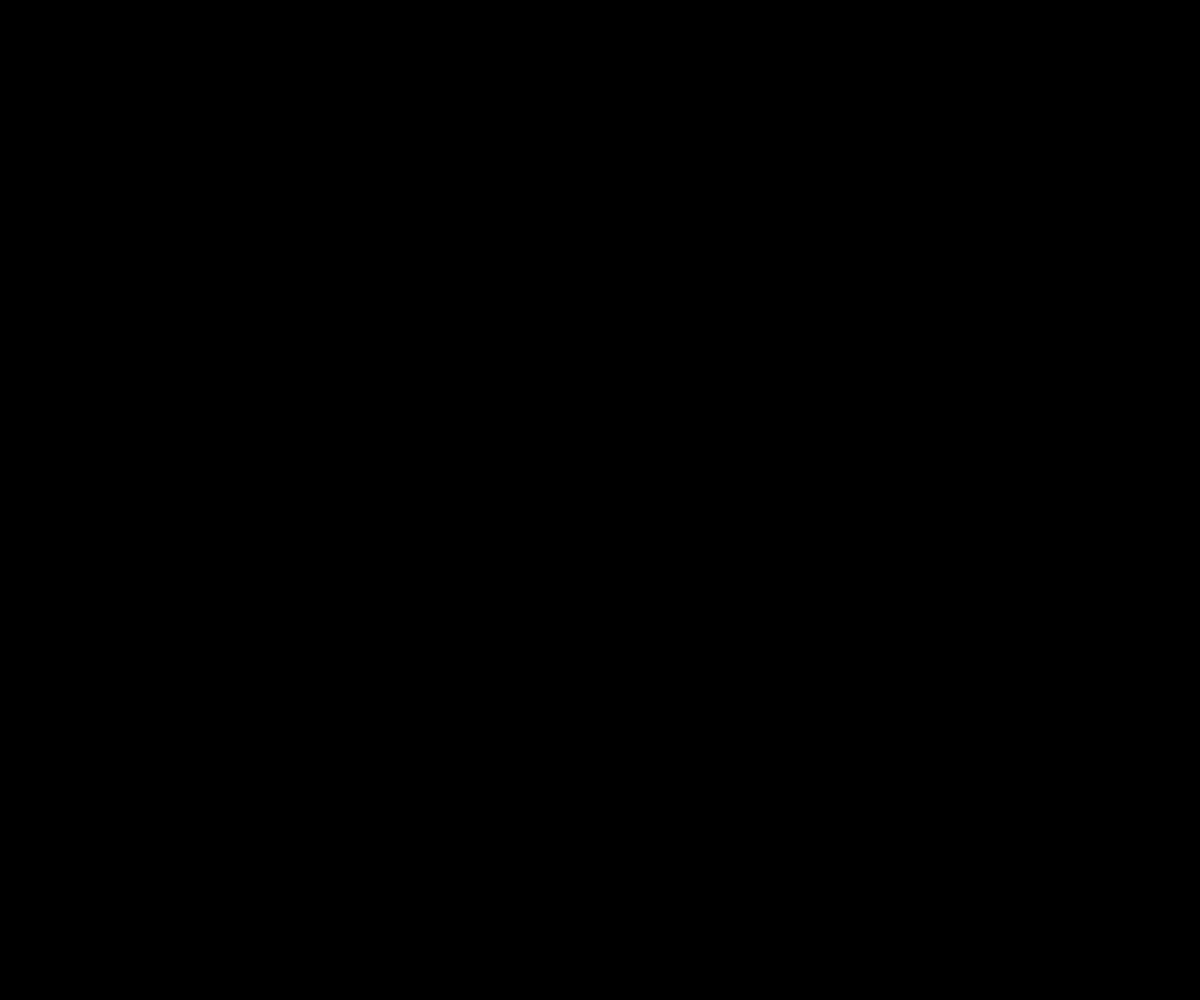
Frame 1 (no input)
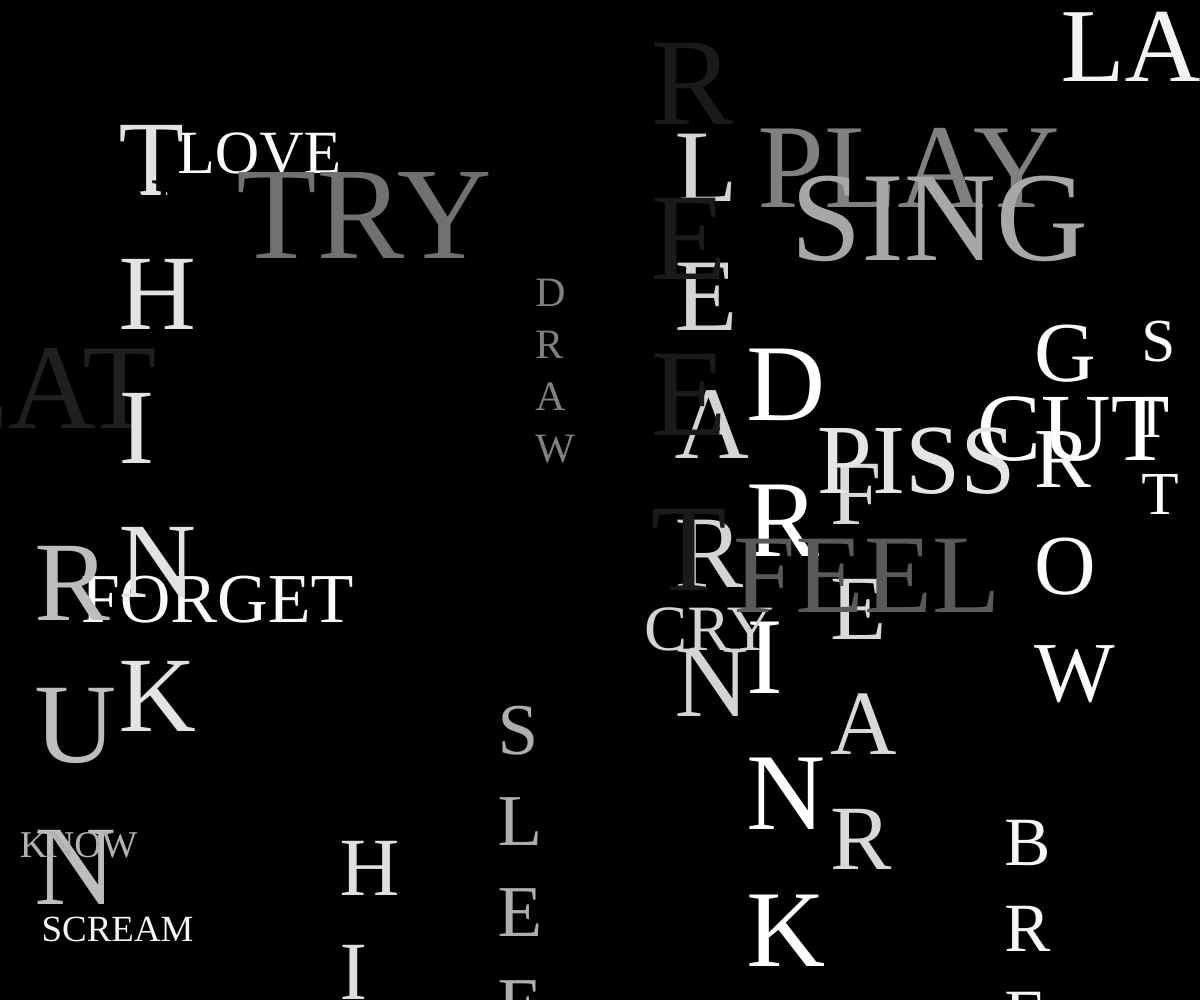
Frame 60 (no input)
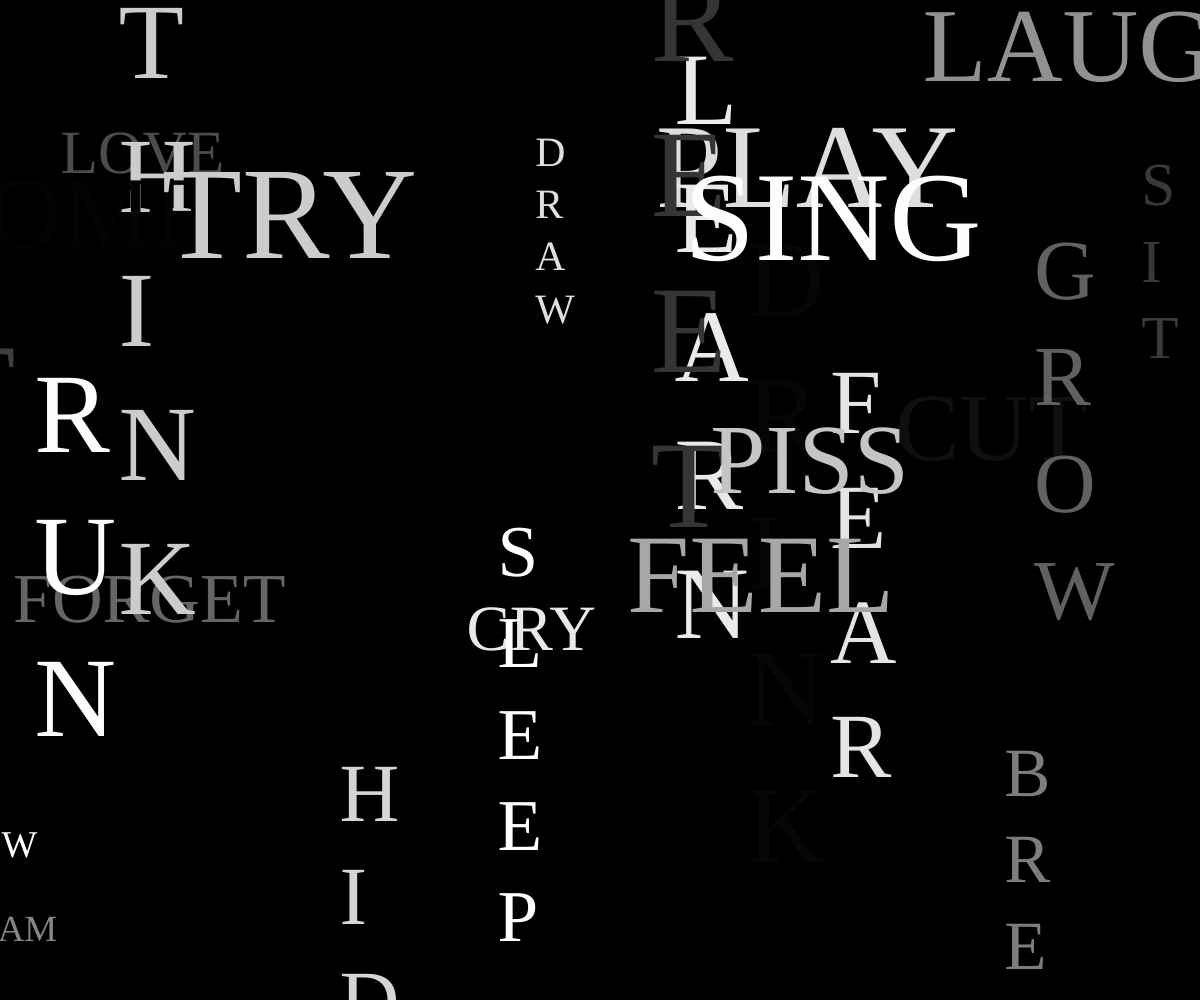
Frame 120 (the mouse pressed at the canvas centre since frame 60)

The p5.js sketch that drew these frames (run headless with seeded random() and noise() and a simulated clock; from frame 60 on, the mouse is pressed at the canvas centre):

// p5.js sketch
// ── sketch.js
let words = [];
let things = ["Play", "Love", "Eat", "Break", "Cut", "Draw", "Drink", "Forget", "Grow", "Hide", "Learn", "Run", "Think", "Cry", "Laugh", "Come", "Greet", "Sleep", "Fear", "Feel", "Sit", "Know", "Scream", "Sing", "Try", "Piss"];

function setup() {
	createCanvas(windowWidth, windowHeight);
	textFont('Times new Roman');
	for (let i = 0; i < things.length; i++) {
		words[i] = new Word(things[i].toUpperCase(), random(width), random(height), random(30, 150), random(1, 3));
	}
}

function draw() {
	background(0);
	words.forEach((w) => {
		w.draw();
		w.update();
	});
}

class Word {
	constructor(text, x, y, maxTextSize, v) {
		this.vector = random(1) > 1/2 ? 0 : 1;
		if (this.vector === 0) {
			this.text = text;
		} else {
			let newText = '';
			for (let i = 0; i < text.length; i++) {
				newText += text[i] + '\n';
			}
			this.text = newText;
		}
		
		this.x = x;
		this.y = y;
		this.randomness = random(1) * 0.03;
		this.color = 0;
		this.interval = 500;
		this.maxTextSize = maxTextSize;
		this.velocity = v;
		
	}

	draw() {
		fill(this.color);
		textSize(this.maxTextSize);
		text(this.text, this.x, this.y);
	}

	update() {
		if (this.vector === 0) {
			this.x -= this.velocity;
			if (this.x + this.interval < 0) {
				this.x = width;
			}
		} else {
			this.y -= this.velocity;
			if (this.y + this.interval < 0) {
				this.y = height;
			}
		}
		this.color = abs(sin(frameCount * this.randomness)) * 255;
	}
}
